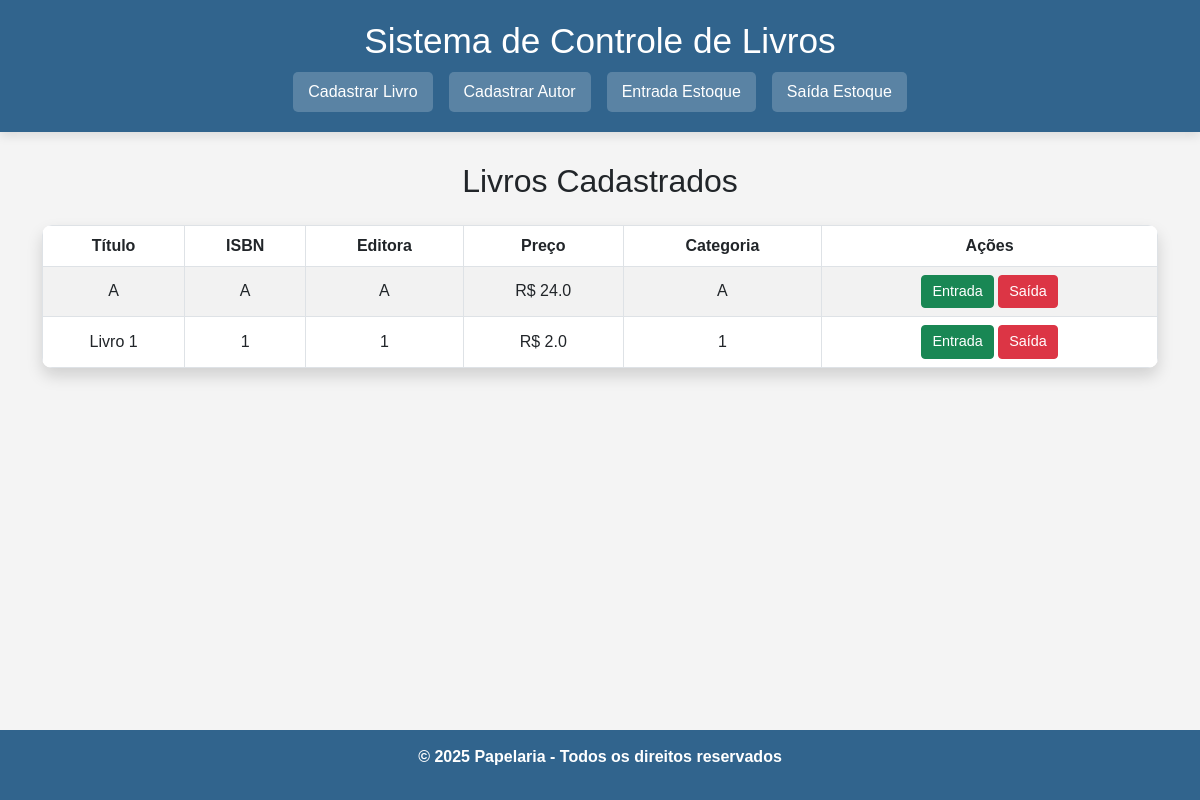
Before: / with the older database file.
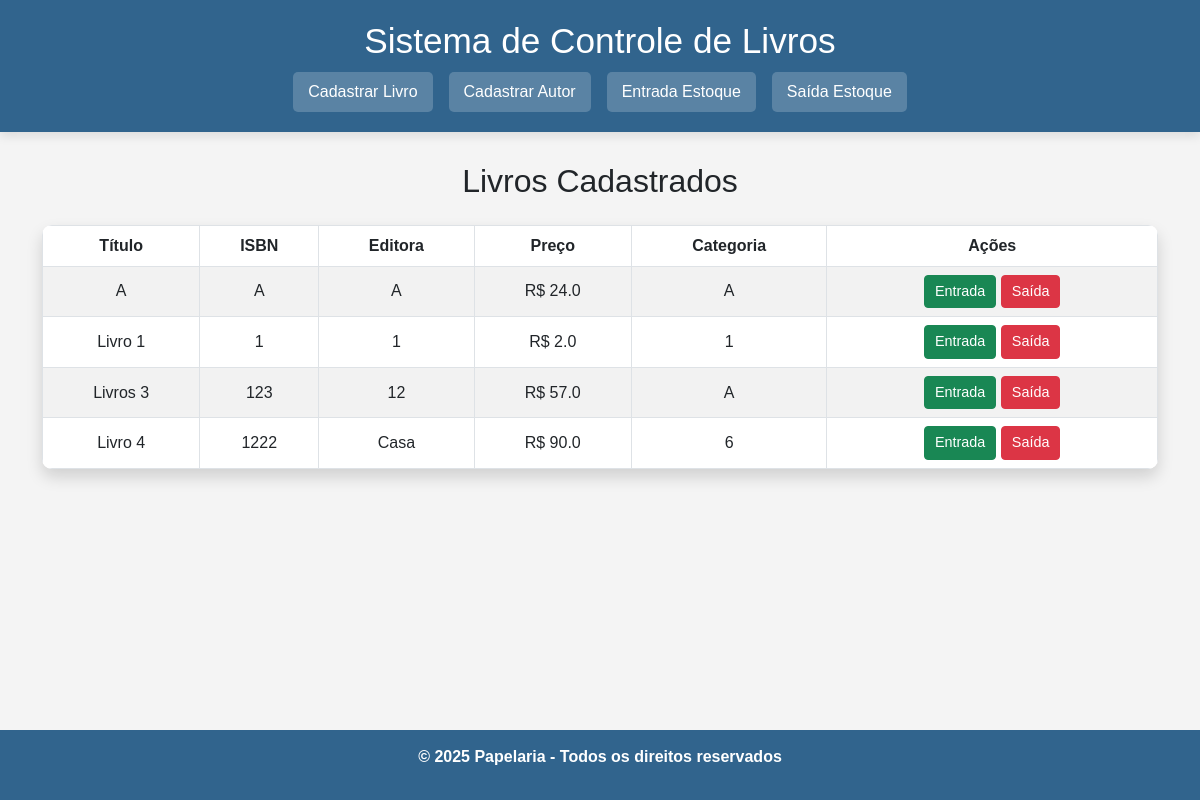
After: the same page with the newer database file.
### tables this page shows
CREATE TABLE livros (
            id INTEGER PRIMARY KEY AUTOINCREMENT,
            titulo TEXT NOT NULL,
            isbn TEXT NOT NULL UNIQUE,
            edicao TEXT NOT NULL,
            editora TEXT NOT NULL,
            ano_publicacao INTEGER NOT NULL,
            preco_capa REAL NOT NULL,
            categoria TEXT NOT NULL
        );

### app.py (the view)
@app.route('/')
def index():
    conn = get_db()
    c = conn.cursor()
    c.execute("SELECT * FROM livros")
    livros = c.fetchall()
    conn.close()
    return render_template('index.html', livros=livros)

### app.py (called while the page is built)
def get_db():
    conn = sqlite3.connect('estoque.db')
    conn.row_factory = sqlite3.Row
    return conn

### templates/index.html (shortened to what this page needs)
<!DOCTYPE html>
<html lang="pt-BR">
<head>
    <link href="https://cdn.jsdelivr.net/npm/bootstrap@5.3.0/dist/css/bootstrap.min.css" rel="stylesheet">
</head>
<body>
    <header>
        <h1>Sistema de Controle de Livros</h1>
        <nav class="d-flex justify-content-center gap-3">
            <a href="{{ url_for('add_livro') }}" class="nav-link">Cadastrar Livro</a>
            <a href="{{ url_for('add_autor') }}" class="nav-link">Cadastrar Autor</a>
            <a href="{{ url_for('entrada_estoque', livro_id=1) }}" class="nav-link">Entrada Estoque</a>
            <a href="{{ url_for('saida_estoque', livro_id=1) }}" class="nav-link">Saída Estoque</a>
        </nav>
    </header>
    <div class="container">
        <h2 class="text-center mb-4">Livros Cadastrados</h2>
        <table class="table table-striped table-bordered shadow">
            <thead>
                <tr>
                    <th>Título</th>
                    <th>ISBN</th>
                    <th>Editora</th>
                    <th>Preço</th>
                    <th>Categoria</th>
                    <th>Ações</th>
                </tr>
            </thead>
            <tbody>
                {% for livro in livros %}
                    <tr>
                        <td>{{ livro['titulo'] }}</td>
                        <td>{{ livro['isbn'] }}</td>
                        <td>{{ livro['editora'] }}</td>
                        <td>R$ {{ livro['preco_capa'] }}</td>
                        <td>{{ livro['categoria'] }}</td>
                        <td>
                            <a href="{{ url_for('entrada_estoque', livro_id=livro['id']) }}" class="btn btn-success btn-sm">Entrada</a>
                            <a href="{{ url_for('saida_estoque', livro_id=livro['id']) }}" class="btn btn-danger btn-sm">Saída</a>
                        </td>
                    </tr>
                {% endfor %}
            </tbody>
        </table>
    </div>
    <footer>
        <p>&copy; 2025 Papelaria - Todos os direitos reservados</p>
    </footer>
</body>
</html>

### templates/index.html (style rules this page uses)
body { background-color: #f4f4f4; font-family: Arial, sans-serif; display: flex; flex-direction: column; min-height: 100vh; }
header { background-color: #31648d; color: white; padding: 20px 0; text-align: center; box-shadow: 0px 4px 10px rgba(0, 0, 0, 0.1); }
header h1 { font-size: 2.2rem; margin-bottom: 10px; }
nav { margin-top: 10px; }
nav .nav-link { font-size: 1rem; color: white; background-color: rgba(255, 255, 255, 0.2); padding: 8px 15px; border-radius: 5px; transition: background 0.3s; }
.container { flex: 1; margin-top: 30px; }
table { background-color: white; border-radius: 10px; overflow: hidden; }
table th { background-color: #6cb2eb; color: white; text-align: center; }
table td { text-align: center; vertical-align: middle; }
.btn-sm { padding: 5px 10px; font-size: 0.9rem; }
footer { position: fixed; bottom: 0; width: 100%; text-align: center; padding: 15px 0; background-color: #31648d; color: white; font-weight: bold; }

Changed rows visible on the page:
added livros: titulo "Livros 3", isbn "123", editora "12", preco_capa "57.0", categoria "A"
added livros: titulo "Livro 4", isbn "1222", editora "Casa", preco_capa "90.0", categoria "6"
